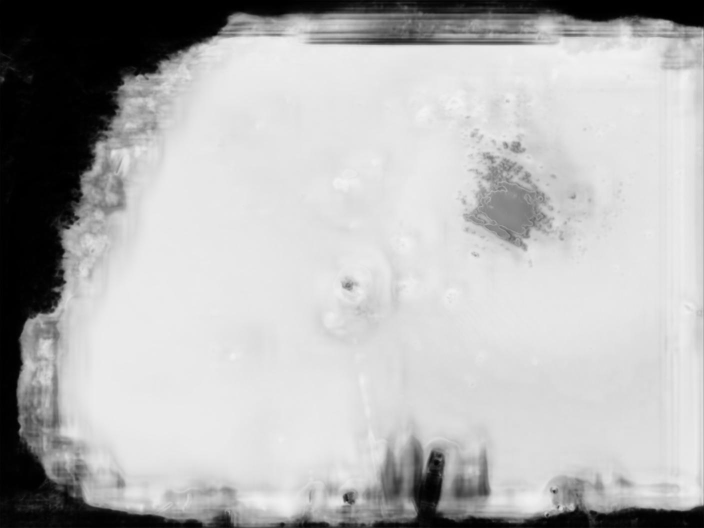
#> input picture 水面/water/unetplus-5-4.jpg, 1408 x 1056 px (shown at 1/2 size)
$ python K-Means-001.py
#> lines starting #> are read from the running program, lines starting #| are printed output that depends on the picture; after the words box and inside, x2 and y2 are one past the last pixel; in counts of white or black regions, pixels touching at a corner belong together
import cv2
import numpy as np
from sklearn.cluster import KMeans
import matplotlib.pyplot as plt

# 加载图像
image_path = 'water/unetplus-5-4.jpg'
image = cv2.imread(image_path)
#> image is the input picture: shape (1056, 1408, 3); min 0, max 243, mean 179.7
new_width = 400
new_height = 300

# 调整图像大小
image = cv2.resize(image, (new_width, new_height), interpolation=cv2.INTER_AREA)
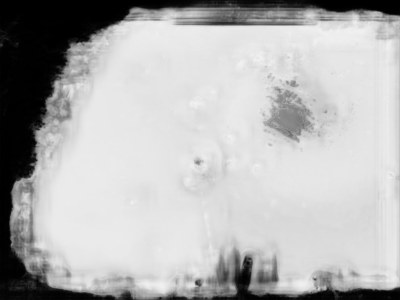
#> image: shape (300, 400, 3); min 0, max 242, mean 179.7

# 将图像从 BGR 转换为 RGB
image = cv2.cvtColor(image, cv2.COLOR_BGR2RGB)

# 将图像展平以减少计算量
flat_image = np.reshape(image, [-1, 3])

# 使用 K-Means 聚类分割图像
num_clusters = 2
kmeans = KMeans(n_clusters=num_clusters, random_state=0).fit(flat_image)
labels = kmeans.labels_

# 将标签映射到图像像素
segmented_image = kmeans.cluster_centers_[labels]
segmented_image = np.reshape(segmented_image, image.shape).astype(np.uint8)
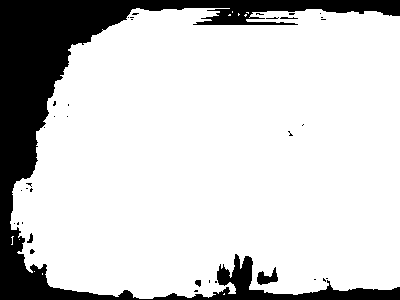
#> segmented_image: shape (300, 400, 3); values 21 (black) and 215 (white), 81.5% white; 36 black regions (31 under 20 px), largest, box (x1, y1, x2, y2) and area: (0, 0, 400, 300) 21721, (257, 267, 278, 285) 198, (27, 233, 33, 243) 33, (195, 280, 201, 287) 32, (280, 17, 298, 19) 26

# 转换为灰度图
gray_image = cv2.cvtColor(segmented_image, cv2.COLOR_RGB2GRAY)

# 找到最大的三个类别并进行多边形拟合
contour_image = image.copy()
for i in range(1):
    # 创建一个掩码
    mask = np.zeros_like(gray_image)
    mask[labels.reshape(image.shape[:2]) == i] = 255

    # 找到轮廓
    contours, _ = cv2.findContours(mask, cv2.RETR_EXTERNAL, cv2.CHAIN_APPROX_SIMPLE)

    # 如果找到了轮廓，则进行多边形拟合
    if contours:
        max_contour = max(contours, key=cv2.contourArea)
        epsilon =0.5* 0.01 * cv2.arcLength(max_contour, True)
        approx = cv2.approxPolyDP(max_contour, epsilon, True)
        cv2.drawContours(contour_image, [approx], -1, (0, 0, 255), 2)  # 红色边框
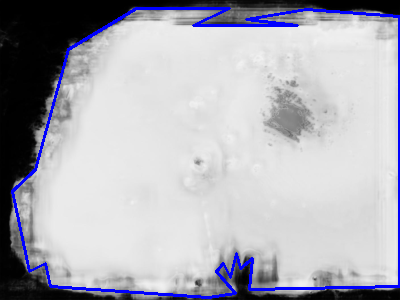
#> contour_image: shape (300, 400, 3); 3.52% of pixels changed, all inside (x1, y1, x2, y2) = (11, 7, 400, 299)

# 显示结果
plt.figure(figsize=(15, 5))
plt.subplot(1, 3, 1)
plt.title('Original Image')
plt.imshow(image)
plt.axis('off')

plt.subplot(1, 3, 2)
plt.title('Segmented Image')
plt.imshow(segmented_image)
plt.axis('off')

plt.subplot(1, 3, 3)
plt.title('Contour Image')
plt.imshow(contour_image)
plt.axis('off')

plt.show()
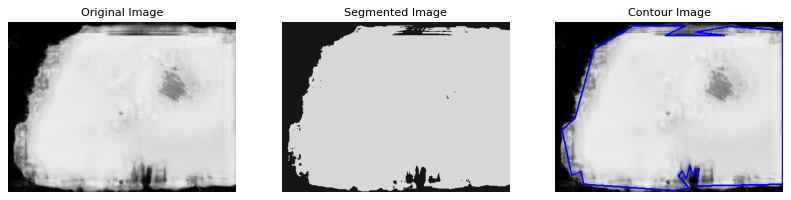
#> figure drawn by matplotlib, 3 panels

$ run again, with 水面/water/unetplus-18-4.jpg copied over 水面/water/unetplus-5-4.jpg
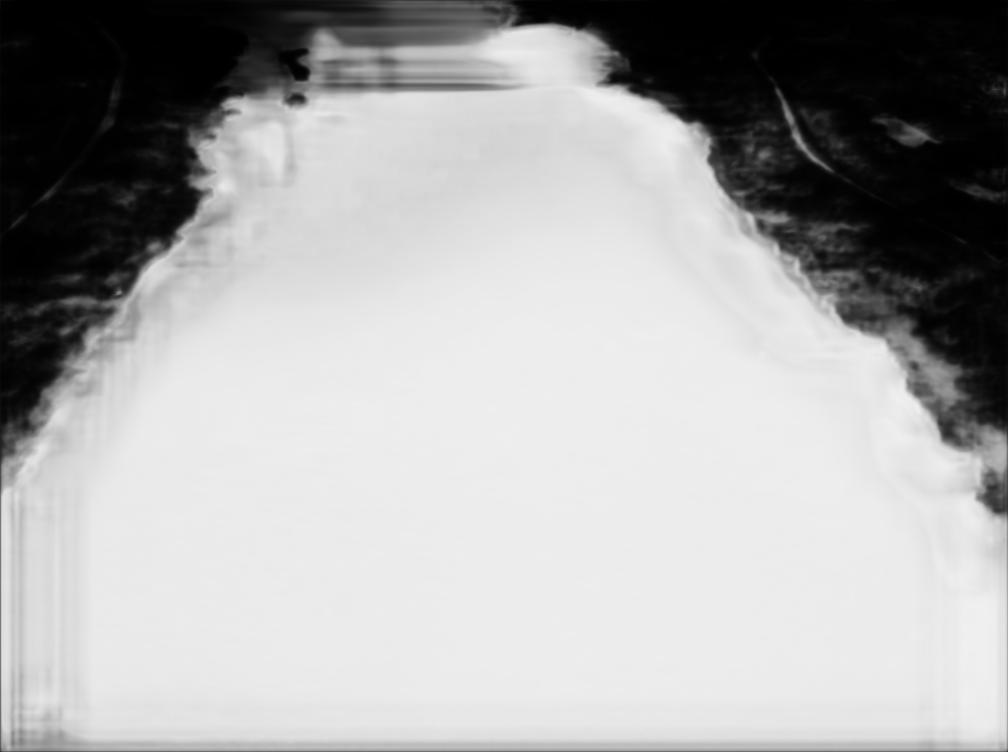
#> input picture 水面/water/unetplus-18-4.jpg, 1008 x 752 px
#> image is the input picture: shape (752, 1008, 3); min 0, max 241, mean 170.9
#> image: shape (300, 400, 3)
#> `segmented_image = np.reshape(segmented_image, image.shape).astype(np.u..`:
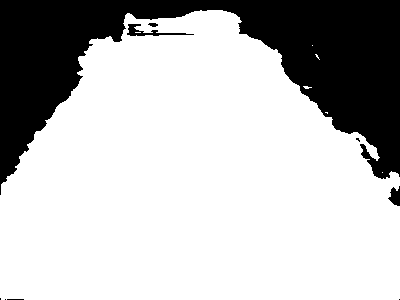
#> segmented_image: shape (300, 400, 3); values 19 (black) and 224 (white), 73.8% white; 9 black regions (5 under 20 px), largest, box (x1, y1, x2, y2) and area: (0, 0, 400, 195) 31040, (127, 24, 194, 36) 248, (388, 186, 400, 206) 153, (148, 23, 158, 27) 29
#> `plt.show()`:
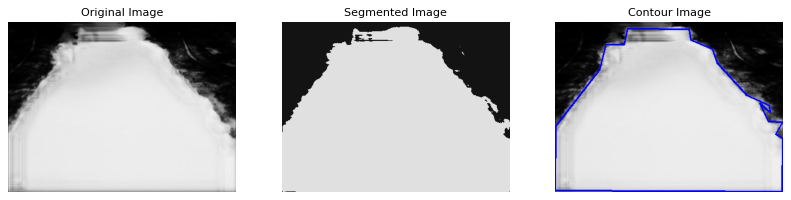
#> figure drawn by matplotlib, 3 panels

$ run again, with 水面/water/unetplus-2-4.jpg copied over 水面/water/unetplus-5-4.jpg
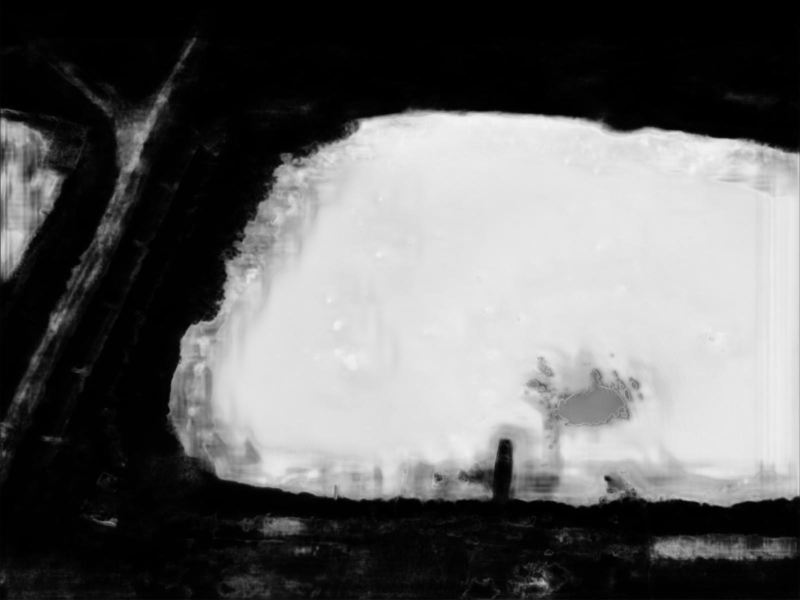
#> input picture 水面/water/unetplus-2-4.jpg, 1600 x 1200 px (shown at 1/2 size)
#> image is the input picture: shape (1200, 1600, 3); min 0, max 246, mean 100.3
#> image: shape (300, 400, 3)
#> `segmented_image = np.reshape(segmented_image, image.shape).astype(np.u..`:
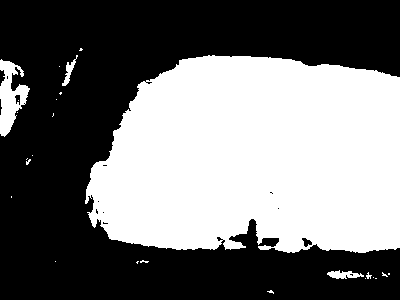
#> segmented_image: shape (300, 400, 3); values 9 (black) and 210 (white), 45.3% white; 25 white regions (20 under 20 px), largest, box (x1, y1, x2, y2) and area: (85, 55, 400, 253) 52623, (0, 59, 30, 137) 1217, (327, 270, 364, 279) 195, (62, 55, 78, 86) 147, (366, 272, 372, 279) 21
#> `plt.show()`:
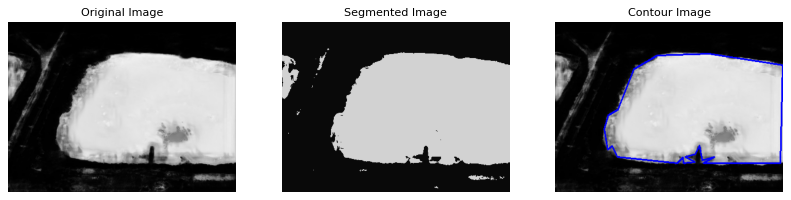
#> figure drawn by matplotlib, 3 panels
